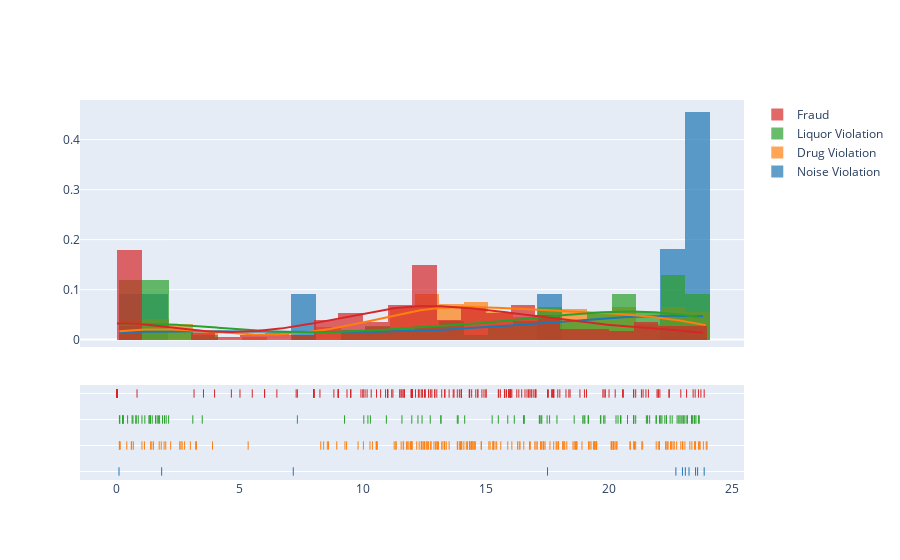

Here is the notebook cell this chart was saved with:
### Code cell
py.iplot(ff.create_distplot([
    calls[calls['CVLEGEND'] == "NOISE VIOLATION"]['hour_of_day'],
    calls[calls['CVLEGEND'] == "DRUG VIOLATION"]['hour_of_day'],
    calls[calls['CVLEGEND'] == "LIQUOR LAW VIOLATION"]['hour_of_day'],
    calls[calls['CVLEGEND'] == "FRAUD"]['hour_of_day']
],
    group_labels=["Noise Violation", "Drug Violation", "Liquor Violation", "Fraud"], 
    ))

### Figure 1 — Plotly figure (JSON) as saved in the notebook; plotly's stock layout.template omitted (floating-point values rounded to 4 significant figures; data arrays with more than 128 entries replaced by an {"elided": "..."} marker saying what was removed)
{"data": [{"autobinx": false, "histnorm": "probability density", "legendgroup": "Noise Violation", "marker": {"color": "rgb(31, 119, 180)"}, "name": "Noise Violation", "opacity": 0.7, "type": "histogram", "x": [22.72, 1.817, 23.25, 23.52, 0.08333, 23.6, 22.98, 7.167, 23.87, 17.5, 23.1], "xaxis": "x", "xbins": {"end": 23.87, "size": 1, "start": 0.08333}, "yaxis": "y"}, {"autobinx": false, "histnorm": "probability density", "legendgroup": "Drug Violation", "marker": {"color": "rgb(255, 127, 14)"}, "name": "Drug Violation", "opacity": 0.7, "type": "histogram", "x": {"elided": "198 float values"}, "xaxis": "x", "xbins": {"end": 23.98, "size": 1, "start": 0.1}, "yaxis": "y"}, {"autobinx": false, "histnorm": "probability density", "legendgroup": "Liquor Violation", "marker": {"color": "rgb(44, 160, 44)"}, "name": "Liquor Violation", "opacity": 0.7, "type": "histogram", "x": [10.03, 23.35, 1.633, 11.98, 1.35, 21, 20.47, 13.17, 22.88, 17.27, 23.63, 20.48, 19.17, 17.48, 17.17, 18.58, 19.67, 0.8667, 19.02, 15.25, 22.93, 13.17, 16.15, 3.467, 2, 17.58, 1.567, 2.1, 12.23, 0.4333, 20.75, 22.33, 23, 13.83, 21.92, 0.25, 1.85, 0.2333, 9.25, 22.15, 15.5, 22.1, 22.48, 10.2, 1.133, 22.83, 0.65, 22.57, 7.333, 0.6167, 15.88, 14.13, 23.17, 22.77, 23.48, 20.37, 21.08, 1.683, 23.18, 1.733, 23.37, 1.017, 17.18, 17.88, 16.53, 0.1167, 19.78, 22.27, 12.4, 0.7833, 1.35, 20.75, 23.4, 18.98, 16.55, 10.95, 0.1, 1.933, 19.83, 0.25, 20.28, 13.87, 21, 11.58, 23.67, 16.53, 21.52, 23.53, 0.2333, 12.73, 23.08, 19.65, 21.92, 3.083, 17.23, 10.3, 23.47, 1.35, 23.03, 1.433, 21.57, 21, 19.15, 0.7667, 18.93, 21.65, 22.33, 22.05, 1.3], "xaxis": "x", "xbins": {"end": 23.67, "size": 1, "start": 0.1}, "yaxis": "y"}, {"autobinx": false, "histnorm": "probability density", "legendgroup": "Fraud", "marker": {"color": "rgb(214, 39, 40)"}, "name": "Fraud", "opacity": 0.7, "type": "histogram", "x": {"elided": "228 float values"}, "xaxis": "x", "xbins": {"end": 23.87, "size": 1, "start": 0}, "yaxis": "y"}, {"legendgroup": "Noise Violation", "marker": {"color": "rgb(31, 119, 180)"}, "mode": "lines", "name": "Noise Violation", "showlegend": false, "type": "scatter", "x": {"elided": "500 float values"}, "xaxis": "x", "y": {"elided": "500 float values"}, "yaxis": "y"}, {"legendgroup": "Drug Violation", "marker": {"color": "rgb(255, 127, 14)"}, "mode": "lines", "name": "Drug Violation", "showlegend": false, "type": "scatter", "x": {"elided": "500 float values"}, "xaxis": "x", "y": {"elided": "500 float values"}, "yaxis": "y"}, {"legendgroup": "Liquor Violation", "marker": {"color": "rgb(44, 160, 44)"}, "mode": "lines", "name": "Liquor Violation", "showlegend": false, "type": "scatter", "x": {"elided": "500 float values"}, "xaxis": "x", "y": {"elided": "500 float values"}, "yaxis": "y"}, {"legendgroup": "Fraud", "marker": {"color": "rgb(214, 39, 40)"}, "mode": "lines", "name": "Fraud", "showlegend": false, "type": "scatter", "x": {"elided": "500 float values"}, "xaxis": "x", "y": {"elided": "500 float values"}, "yaxis": "y"}, {"legendgroup": "Noise Violation", "marker": {"color": "rgb(31, 119, 180)", "symbol": "line-ns-open"}, "mode": "markers", "name": "Noise Violation", "showlegend": false, "type": "scatter", "x": [22.72, 1.817, 23.25, 23.52, 0.08333, 23.6, 22.98, 7.167, 23.87, 17.5, 23.1], "xaxis": "x", "y": ["Noise Violation", "Noise Violation", "Noise Violation", "Noise Violation", "Noise Violation", "Noise Violation", "Noise Violation", "Noise Violation", "Noise Violation", "Noise Violation", "Noise Violation"], "yaxis": "y2"}, {"legendgroup": "Drug Violation", "marker": {"color": "rgb(255, 127, 14)", "symbol": "line-ns-open"}, "mode": "markers", "name": "Drug Violation", "showlegend": false, "type": "scatter", "x": {"elided": "198 float values"}, "xaxis": "x", "y": {"elided": "198 str values"}, "yaxis": "y2"}, {"legendgroup": "Liquor Violation", "marker": {"color": "rgb(44, 160, 44)", "symbol": "line-ns-open"}, "mode": "markers", "name": "Liquor Violation", "showlegend": false, "type": "scatter", "x": [10.03, 23.35, 1.633, 11.98, 1.35, 21, 20.47, 13.17, 22.88, 17.27, 23.63, 20.48, 19.17, 17.48, 17.17, 18.58, 19.67, 0.8667, 19.02, 15.25, 22.93, 13.17, 16.15, 3.467, 2, 17.58, 1.567, 2.1, 12.23, 0.4333, 20.75, 22.33, 23, 13.83, 21.92, 0.25, 1.85, 0.2333, 9.25, 22.15, 15.5, 22.1, 22.48, 10.2, 1.133, 22.83, 0.65, 22.57, 7.333, 0.6167, 15.88, 14.13, 23.17, 22.77, 23.48, 20.37, 21.08, 1.683, 23.18, 1.733, 23.37, 1.017, 17.18, 17.88, 16.53, 0.1167, 19.78, 22.27, 12.4, 0.7833, 1.35, 20.75, 23.4, 18.98, 16.55, 10.95, 0.1, 1.933, 19.83, 0.25, 20.28, 13.87, 21, 11.58, 23.67, 16.53, 21.52, 23.53, 0.2333, 12.73, 23.08, 19.65, 21.92, 3.083, 17.23, 10.3, 23.47, 1.35, 23.03, 1.433, 21.57, 21, 19.15, 0.7667, 18.93, 21.65, 22.33, 22.05, 1.3], "xaxis": "x", "y": ["Liquor Violation", "Liquor Violation", "Liquor Violation", "Liquor Violation", "Liquor Violation", "Liquor Violation", "Liquor Violation", "Liquor Violation", "Liquor Violation", "Liquor Violation", "Liquor Violation", "Liquor Violation", "Liquor Violation", "Liquor Violation", "Liquor Violation", "Liquor Violation", "Liquor Violation", "Liquor Violation", "Liquor Violation", "Liquor Violation", "Liquor Violation", "Liquor Violation", "Liquor Violation", "Liquor Violation", "Liquor Violation", "Liquor Violation", "Liquor Violation", "Liquor Violation", "Liquor Violation", "Liquor Violation", "Liquor Violation", "Liquor Violation", "Liquor Violation", "Liquor Violation", "Liquor Violation", "Liquor Violation", "Liquor Violation", "Liquor Violation", "Liquor Violation", "Liquor Violation", "Liquor Violation", "Liquor Violation", "Liquor Violation", "Liquor Violation", "Liquor Violation", "Liquor Violation", "Liquor Violation", "Liquor Violation", "Liquor Violation", "Liquor Violation", "Liquor Violation", "Liquor Violation", "Liquor Violation", "Liquor Violation", "Liquor Violation", "Liquor Violation", "Liquor Violation", "Liquor Violation", "Liquor Violation", "Liquor Violation", "Liquor Violation", "Liquor Violation", "Liquor Violation", "Liquor Violation", "Liquor Violation", "Liquor Violation", "Liquor Violation", "Liquor Violation", "Liquor Violation", "Liquor Violation", "Liquor Violation", "Liquor Violation", "Liquor Violation", "Liquor Violation", "Liquor Violation", "Liquor Violation", "Liquor Violation", "Liquor Violation", "Liquor Violation", "Liquor Violation", "Liquor Violation", "Liquor Violation", "Liquor Violation", "Liquor Violation", "Liquor Violation", "Liquor Violation", "Liquor Violation", "Liquor Violation", "Liquor Violation", "Liquor Violation", "Liquor Violation", "Liquor Violation", "Liquor Violation", "Liquor Violation", "Liquor Violation", "Liquor Violation", "Liquor Violation", "Liquor Violation", "Liquor Violation", "Liquor Violation", "Liquor Violation", "Liquor Violation", "Liquor Violation", "Liquor Violation", "Liquor Violation", "Liquor Violation", "Liquor Violation", "Liquor Violation", "Liquor Violation"], "yaxis": "y2"}, {"legendgroup": "Fraud", "marker": {"color": "rgb(214, 39, 40)", "symbol": "line-ns-open"}, "mode": "markers", "name": "Fraud", "showlegend": false, "type": "scatter", "x": {"elided": "228 float values"}, "xaxis": "x", "y": {"elided": "228 str values"}, "yaxis": "y2"}], "layout": {"barmode": "overlay", "hovermode": "closest", "legend": {"traceorder": "reversed"}, "xaxis": {"anchor": "y2", "domain": [0, 1], "zeroline": false}, "yaxis": {"anchor": "free", "domain": [0.35, 1], "position": 0}, "yaxis2": {"anchor": "x", "domain": [0, 0.25], "dtick": 1, "showticklabels": false}}}
